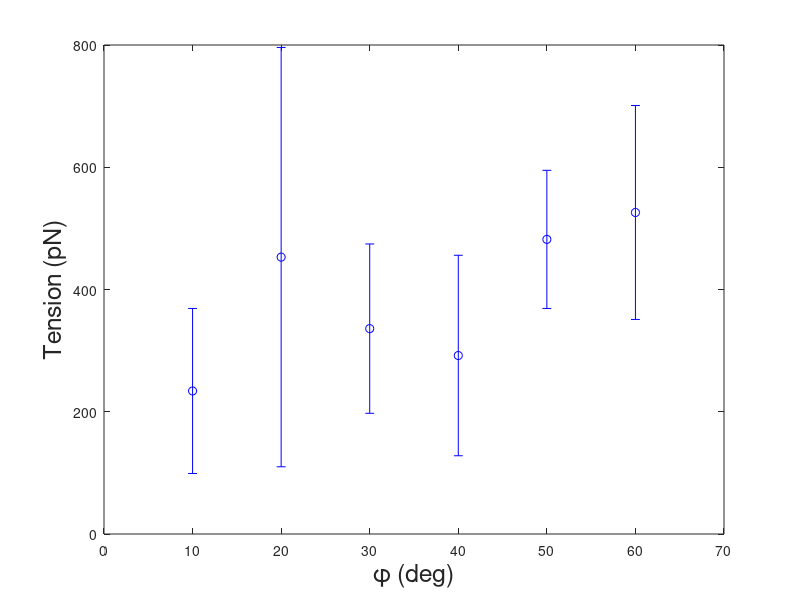

Source code (MATLAB):
% change from v1: include experimental values

clear
% preallocate
ilist = 1:10;
tlist = 1:33;
tens_store = nan(numel(ilist), numel(tlist));
for itemp = 1:numel(ilist)
    for t = tlist
        filename = strcat('dpfc1d_', num2str(ilist(itemp)), '_', num2str(t), 'min.mat');
        if exist(filename,'file')
                load(filename)
            tension_circ
%             tension_laplace_v1
            % averaging
            tens_store(itemp,t) = mean(tens);
        else
            break
        end
    end
end
bad_cols = any(isnan(tens_store));
tens_store(:,bad_cols) = [];
tlist(bad_cols) = [];

tens_store_original = tens_store;
tens_store = tens_store_original * 1.9;

tens_mean = mean(tens_store);
tens_sd = std(tens_store);
%% plot tension versus phi
r_ring_t = 1.85 - 0.07*(tlist-10);
phi = acosd(r_ring_t / 1.85);
phi(tlist<10)=nan;
errorbar(real(phi),tens_mean,tens_sd,'-ok')
xlabel('\phi (deg)','FontSize',18)
ylabel('Tension (pN)','FontSize',18)
% axis([0,26,0,1600])
%% plot experimental values of tension versus phi
tens_exp = [425,535,555,690,605,800,770]; % wt
tens_exp_err = [133,270,390,334,183,268,198]; % wt
phi_exp = 10:10:70; % wt

tens_exp = [234, 453, 336, 292, 482, 526]; % del myp2
tens_exp_err = [270, 686, 277, 328, 226, 350]/2; % del myp2
phi_exp = 10:10:60; % del myp2

hold on 
errorbar(phi_exp,tens_exp,tens_exp_err,'bo');
hold off